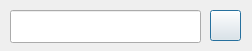
<?xml version="1.0" encoding="UTF-8"?>
<ui version="4.0">
 <class>recParamFrm</class>
 <widget class="QDialog" name="recParamFrm">
  <property name="geometry">
   <rect>
    <x>0</x>
    <y>0</y>
    <width>252</width>
    <height>51</height>
   </rect>
  </property>
  <property name="windowTitle">
   <string>Dialog</string>
  </property>
  <widget class="QLineEdit" name="txtParam">
   <property name="geometry">
    <rect>
     <x>10</x>
     <y>10</y>
     <width>191</width>
     <height>33</height>
    </rect>
   </property>
  </widget>
  <widget class="QPushButton" name="pbSendParam">
   <property name="enabled">
    <bool>true</bool>
   </property>
   <property name="geometry">
    <rect>
     <x>210</x>
     <y>10</y>
     <width>31</width>
     <height>31</height>
    </rect>
   </property>
   <property name="toolTip">
    <string>&lt;html&gt;&lt;head/&gt;&lt;body&gt;&lt;p&gt;Play&lt;/p&gt;&lt;/body&gt;&lt;/html&gt;</string>
   </property>
   <property name="text">
    <string/>
   </property>
   <property name="icon">
    <iconset resource="lstImgs.qrc">
     <normaloff>:/new/icons/imagenInte/dialog-apply.svg</normaloff>:/new/icons/imagenInte/dialog-apply.svg</iconset>
   </property>
  </widget>
 </widget>
 <resources>
  <include location="lstImgs.qrc"/>
 </resources>
 <connections/>
</ui>
